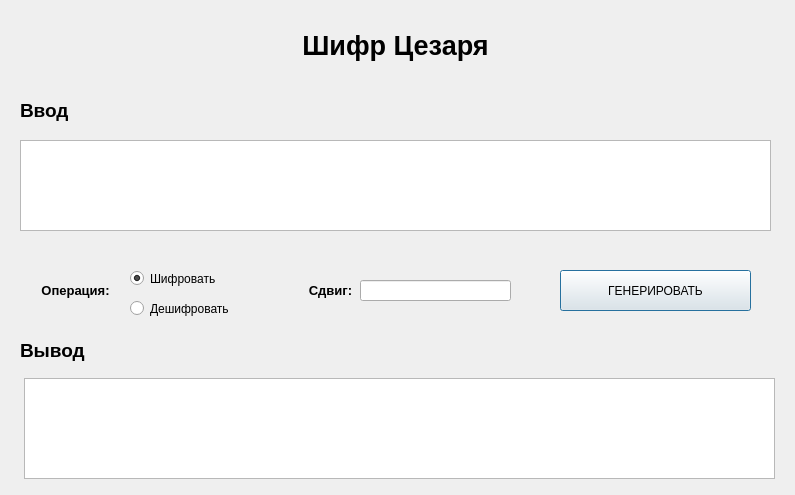
<?xml version="1.0" encoding="UTF-8"?>
<ui version="4.0">
 <class>Dialog</class>
 <widget class="QDialog" name="Dialog">
  <property name="geometry">
   <rect>
    <x>0</x>
    <y>0</y>
    <width>795</width>
    <height>495</height>
   </rect>
  </property>
  <property name="windowTitle">
   <string>Шифр Цезаря</string>
  </property>
  <widget class="QLabel" name="label">
   <property name="geometry">
    <rect>
     <x>10</x>
     <y>10</y>
     <width>771</width>
     <height>71</height>
    </rect>
   </property>
   <property name="font">
    <font>
     <pointsize>20</pointsize>
     <weight>75</weight>
     <bold>true</bold>
    </font>
   </property>
   <property name="text">
    <string>Шифр Цезаря</string>
   </property>
   <property name="alignment">
    <set>Qt::AlignCenter</set>
   </property>
  </widget>
  <widget class="QRadioButton" name="code_radioButton">
   <property name="geometry">
    <rect>
     <x>130</x>
     <y>270</y>
     <width>101</width>
     <height>17</height>
    </rect>
   </property>
   <property name="text">
    <string>Шифровать</string>
   </property>
   <property name="checked">
    <bool>true</bool>
   </property>
   <attribute name="buttonGroup">
    <string notr="true">buttonGroup</string>
   </attribute>
  </widget>
  <widget class="QRadioButton" name="uncode_radioButton">
   <property name="geometry">
    <rect>
     <x>130</x>
     <y>300</y>
     <width>101</width>
     <height>17</height>
    </rect>
   </property>
   <property name="text">
    <string>Дешифровать</string>
   </property>
   <attribute name="buttonGroup">
    <string notr="true">buttonGroup</string>
   </attribute>
  </widget>
  <widget class="QTextBrowser" name="output_data_textBrowser">
   <property name="geometry">
    <rect>
     <x>24</x>
     <y>378</y>
     <width>751</width>
     <height>101</height>
    </rect>
   </property>
  </widget>
  <widget class="QTextEdit" name="input_data_textEdit">
   <property name="geometry">
    <rect>
     <x>20</x>
     <y>140</y>
     <width>751</width>
     <height>91</height>
    </rect>
   </property>
  </widget>
  <widget class="QLabel" name="label_2">
   <property name="geometry">
    <rect>
     <x>20</x>
     <y>330</y>
     <width>761</width>
     <height>41</height>
    </rect>
   </property>
   <property name="font">
    <font>
     <pointsize>14</pointsize>
     <weight>75</weight>
     <bold>true</bold>
    </font>
   </property>
   <property name="text">
    <string>Вывод</string>
   </property>
  </widget>
  <widget class="QLabel" name="label_3">
   <property name="geometry">
    <rect>
     <x>20</x>
     <y>90</y>
     <width>751</width>
     <height>41</height>
    </rect>
   </property>
   <property name="font">
    <font>
     <pointsize>14</pointsize>
     <weight>75</weight>
     <bold>true</bold>
    </font>
   </property>
   <property name="text">
    <string>Ввод</string>
   </property>
  </widget>
  <widget class="QLabel" name="label_4">
   <property name="geometry">
    <rect>
     <x>30</x>
     <y>280</y>
     <width>91</width>
     <height>20</height>
    </rect>
   </property>
   <property name="font">
    <font>
     <pointsize>10</pointsize>
     <weight>75</weight>
     <bold>true</bold>
    </font>
   </property>
   <property name="text">
    <string>Операция:</string>
   </property>
   <property name="alignment">
    <set>Qt::AlignCenter</set>
   </property>
  </widget>
  <widget class="QLabel" name="label_5">
   <property name="geometry">
    <rect>
     <x>280</x>
     <y>280</y>
     <width>101</width>
     <height>21</height>
    </rect>
   </property>
   <property name="font">
    <font>
     <pointsize>10</pointsize>
     <weight>75</weight>
     <bold>true</bold>
    </font>
   </property>
   <property name="text">
    <string>Сдвиг:</string>
   </property>
   <property name="alignment">
    <set>Qt::AlignCenter</set>
   </property>
  </widget>
  <widget class="QLineEdit" name="shift_number_lineEdit">
   <property name="geometry">
    <rect>
     <x>360</x>
     <y>280</y>
     <width>151</width>
     <height>21</height>
    </rect>
   </property>
  </widget>
  <widget class="QPushButton" name="generate_pushButton">
   <property name="geometry">
    <rect>
     <x>560</x>
     <y>270</y>
     <width>191</width>
     <height>41</height>
    </rect>
   </property>
   <property name="sizePolicy">
    <sizepolicy hsizetype="Minimum" vsizetype="Fixed">
     <horstretch>0</horstretch>
     <verstretch>0</verstretch>
    </sizepolicy>
   </property>
   <property name="text">
    <string>ГЕНЕРИРОВАТЬ</string>
   </property>
  </widget>
 </widget>
 <resources/>
 <connections/>
 <buttongroups>
  <buttongroup name="buttonGroup"/>
 </buttongroups>
</ui>
